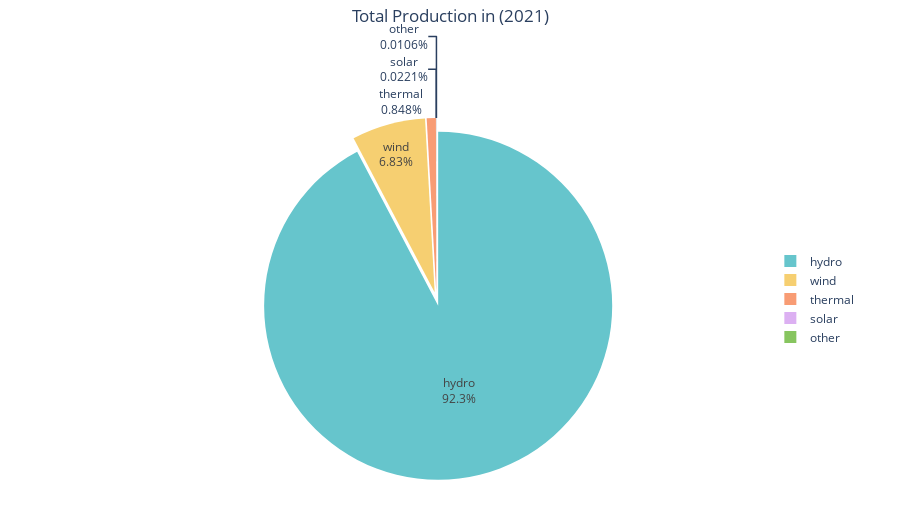

Write notebook code for a chart like this one.
### Code cell
# Calculate share (%) and sort for nicer plotting
df_area_agg["share"] = 100 * df_area_agg["total_quantity"] / df_area_agg["total_quantity"].sum()
df_area_agg = df_area_agg.sort_values("total_quantity", ascending=False).reset_index(drop=True)

# Decide where to show labels (inside if large enough)
inside_thresh = 5.0  # percent threshold for label placement  # Loop through elements
textpos = ["inside" if s >= inside_thresh else "outside" for s in df_area_agg["share"]]

# Create the pastel pie chart
fig = px.pie(
    df_area_agg,
    values="total_quantity",
    names="production_group",
    title=f"Total Production in ({year_label})",
    color_discrete_sequence=px.colors.qualitative.Pastel  # Soft colors
)

# Adjust the look of the chart
fig.update_traces(
    textinfo="percent+label",                      
    textposition=textpos,                          # Label placement (inside/outside)
    pull=[0.04] * len(df_area_agg),                # Slightly pull out all slices
    hovertemplate="%{label}<br>%{percent:.1%} (%{value:,.0f})<extra></extra>", 
    sort=False,
    direction="clockwise",
    insidetextorientation="horizontal"
)

# Layout tweaks for better readability
fig.update_layout(
    width=900, height=520,
    title=dict(x=0.5, y=0.98, xanchor="center", yanchor="top"),   # Center title
    legend=dict(
        title=None,
        orientation="v",
        y=0.5, yanchor="middle",
        x=1.05, xanchor="left"   # Move legend to right side
    ),
    margin=dict(l=40, r=160, t=60, b=40)  # Extra space for legend
)

# Show the interactive pie chart
fig.show()

### Figure 1 — Plotly figure (JSON) as saved in the notebook; plotly's stock layout.template omitted (floating-point values rounded to 4 significant figures)
{"data": [{"direction": "clockwise", "domain": {"x": [0, 1], "y": [0, 1]}, "hovertemplate": "%{label}<br>%{percent:.1%} (%{value:,.0f})<extra></extra>", "insidetextorientation": "horizontal", "labels": ["hydro", "wind", "thermal", "solar", "other"], "legendgroup": "", "name": "", "pull": [0.04, 0.04, 0.04, 0.04, 0.04], "showlegend": true, "sort": false, "textinfo": "percent+label", "textposition": ["inside", "inside", "outside", "outside", "outside"], "type": "pie", "values": [145000000000.0, 10730000000.0, 1332000000.0, 34730000.0, 16660000.0]}], "layout": {"height": 520, "legend": {"orientation": "v", "title": {}, "tracegroupgap": 0, "x": 1.05, "xanchor": "left", "y": 0.5, "yanchor": "middle"}, "margin": {"b": 40, "l": 40, "r": 160, "t": 60}, "piecolorway": ["rgb(102, 197, 204)", "rgb(246, 207, 113)", "rgb(248, 156, 116)", "rgb(220, 176, 242)", "rgb(135, 197, 95)", "rgb(158, 185, 243)", "rgb(254, 136, 177)", "rgb(201, 219, 116)", "rgb(139, 224, 164)", "rgb(180, 151, 231)", "rgb(179, 179, 179)"], "title": {"text": "Total Production in (2021)", "x": 0.5, "xanchor": "center", "y": 0.98, "yanchor": "top"}, "width": 900}}
